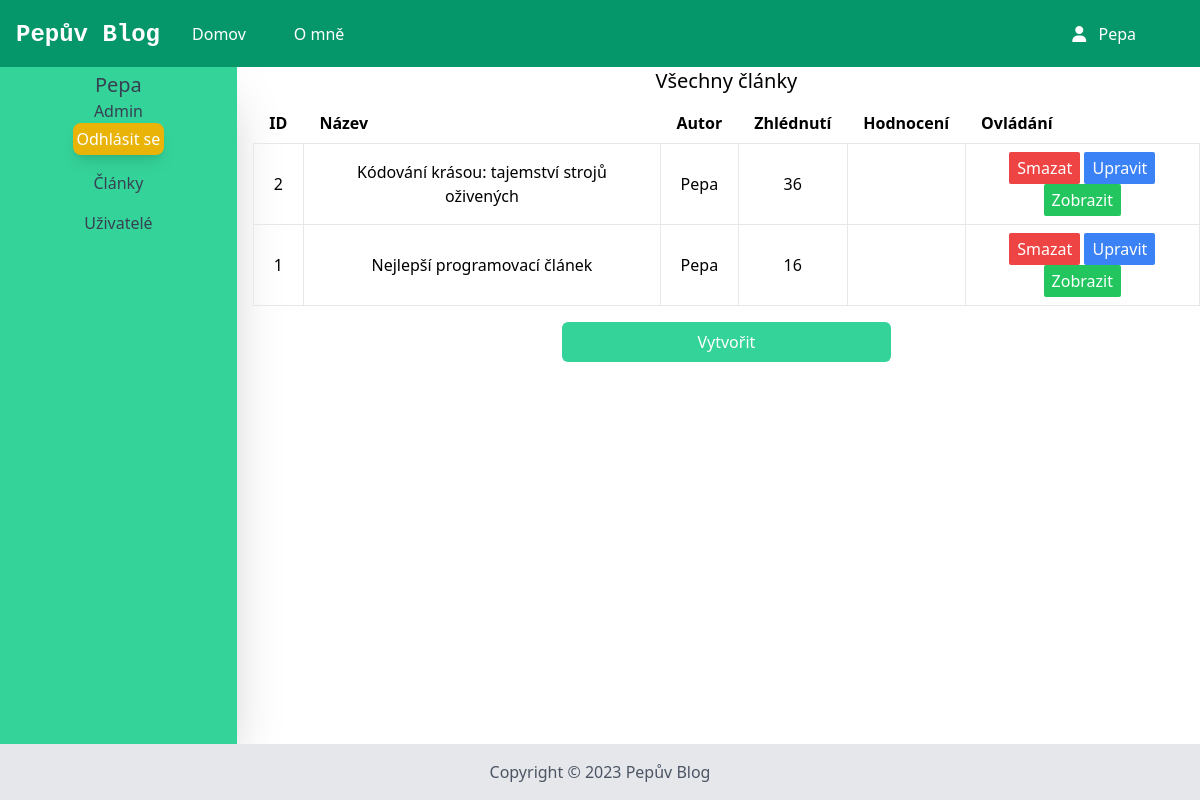
The app's page /admin/articles (signed in) with its own data.
### app.py (models this page shows, shortened)
class User(db.Model):
    id = db.Column(db.Integer, primary_key=True)
    login = db.Column(db.String, nullable=False)
    password = db.Column(db.String, nullable=False)
    admin = db.Column(db.Boolean, default=0)
    articles = db.relationship('Article', backref='author', lazy=True)
    is_active = db.Column(db.Boolean, default=True)
    is_authenticated = db.Column(db.Boolean)
    def is_authenticated(self):
        return self.is_authenticated
    def is_active(self):
        return self.is_active

class Article(db.Model):
    id = db.Column(db.Integer, primary_key=True)
    title = db.Column(db.String, nullable=False)
    content = db.Column(db.String, nullable=False)
    author_id = db.Column(db.Integer, db.ForeignKey('user.id'), nullable=False)
    categories = db.Column(db.PickleType, default=["uncategorized"])
    likes = db.Column(db.PickleType)
    dislikes = db.Column(db.PickleType)
    date_created = db.Column(db.DateTime, default=datetime.utcnow)
    views = db.Column(db.Integer, default=0)
    thumbnail = db.Column(db.String)

### app.py (the view)
@app.route("/admin/articles")
@login_required
def admin_articles():
    articles = Article.query.order_by(desc(Article.id)).all()
    return render_template("admin_articles.html", articles=articles)

### app.py (called while the page is built)
@login_manager.user_loader
def load_user(user_id):
    return User.query.get(int(user_id))

### templates/admin_articles.html (shortened to what this page needs)
{% extends 'admin_base.html' %}
{% block admin_body %}
<h2 class="text-xl font-medium mb-2 text-center">Všechny články</h2>
<table class="table-auto w-full">
  <thead>
    <th class="px-4 py-2 text-left">ID</th>
    <th class="px-4 py-2 text-left">Název</th>
    <th class="px-4 py-2 text-left">Autor</th>
    <th class="px-4 py-2 text-left">Zhlédnutí</th>
    <th class="px-4 py-2 text-left">Hodnocení</th>
    <th class="px-4 py-2 text-left">Ovládání</th>
  </thead>
  <tbody>
    {% for article in articles %}
    <tr class="text-center">
      <td class="border px-4 py-2">{{article.id}}</td>
      <td class="border px-4 py-2">{{article.title}}</td>
      <td class="border px-4 py-2">{{article.author.login}}</td>
      <td class="border px-4 py-2">{{article.views}}</td>
      <td class="border px-4 py-2">{{article.reviews}}</td>
      <td class="border px-1 py-2">
        <button article-id="{{article.id}}" class="delete bg-red-500 text-white py-1 px-2 rounded-sm hover:bg-red-600">
          Smazat
        </button>
        <button article-id="{{article.id}}" class="edit bg-blue-500 text-white py-1 px-2 rounded-sm hover:bg-blue-600">
          Upravit
        </button>
        <button article-id="{{article.id}}"
          class="show bg-green-500 text-white py-1 px-2 rounded-sm hover:bg-green-600">
          Zobrazit
        </button>
      </td>
    </tr>
    {% endfor %}
  </tbody>
</table>
<div class="w-full flex justify-center p-4 px-36">
  <button id="create"
    class="bg-emerald-400 w-1/2 text-white rounded-md p-2 text-center hover:bg-emerald-600">Vytvořit</button>
</div>
{% endblock %}

### templates/admin_base.html (shortened to what this page needs)
{%extends 'base.html'%}
{% block body %}
<aside class="bg-emerald-400 h-auto w-auto shadow-2xl p-1 font-medium text-gray-700">
    <label class="text-xl">{{ current_user.login }}</label>
    {% if current_user.admin==True %}
    <label class="">Admin</label>
    {% else %}
    <label>Uživatel</label>
    {% endif %}
    <button class="text-white bg-yellow-500 hover:bg-yellow-400 p-1 shadow-lg rounded-lg" id="logout">
        Odhlásit se
    </button>
    <a class="hover:text-gray-900 mt-4" href="{{ url_for('admin_articles') }}">Články</a>
    <a class="hover:text-gray-900 mt-4" href="{{ url_for('admin_users') }}">Uživatelé</a>
</aside>
<div class="administration w-full"> {% block admin_body %} {% endblock %}</div>
{% endblock %}

### templates/base.html (shortened to what this page needs)
<!DOCTYPE html>
<html lang="cs">
<head>
  <link rel="stylesheet" href="{{ url_for('static',filename='css/output.css') }}" />
  <link rel="stylesheet" href="https://cdnjs.cloudflare.com/ajax/libs/font-awesome/6.2.1/css/all.min.css"
 />
</head>
<body>
  <header class="bg-emerald-600 text-white p-4 flex items-center justify-between fixed w-full">
    <h1 class="text-2xl font-bold"><a class="font-mono" href="{{ url_for('index') }}">Pepův Blog</a></h1>
    <nav class="flex flex-1 items-center">
      <ul class="flex ml-8 flex-1 gap-8">
        <li class="mr-4 hover:text-gray-300"><a href="{{ url_for('index') }}">Domov</a></li>
        <li class="mr-4 hover:text-gray-300"><a href="{{ url_for('about') }}">O mně</a></li>
        <li class="mr-4 hover:text-gray-300 absolute right-12">
          <a href="{{ url_for('admin_login') }}">
          <i class="fa-solid fa-user mr-2"></i>
          {% if current_user.login %}
          {{current_user.login}}
          {% else %}
          Přihlásit se
          {% endif %}
        </a>
      </li>
      </ul>
    </nav>
  </header>
  <main class="py-6 px-6">
    {% block body %} {% endblock %}
  </main>
  <footer class="bg-gray-200 p-4">
    <p class="text-center text-gray-600">Copyright © 2023 Pepův Blog</p>
  </footer>
</body>
</html>

### templates/admin_base.html (style rules this page uses)
main { display: grid; grid-template-columns: 2fr 8fr; gap:16px; padding-bottom: 0 !important; padding-left: 0 !important; padding-right: 0 !important; margin: 0 !important; }
aside { display: flex; flex-direction: column; justify-content: start; align-items: center; }

### records on screen
User: login "Pepa"
Article: id "2", title "Kódování krásou: tajemství strojů oživených", author.login "Pepa", views "36"
Article: id "1", title "Nejlepší programovací článek", author.login "Pepa", views "16"
